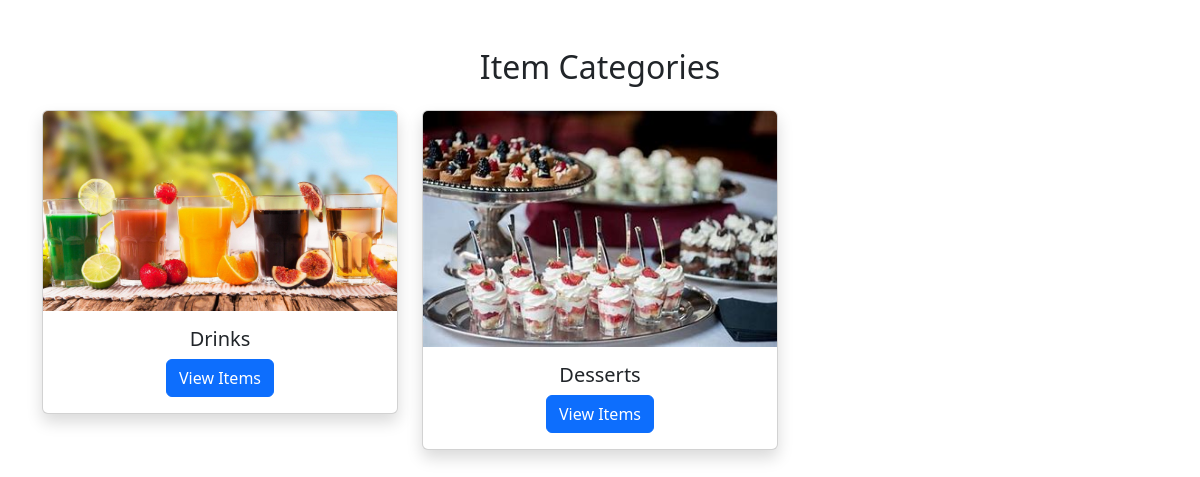
/categories/, run on an earlier commit of the app's database.
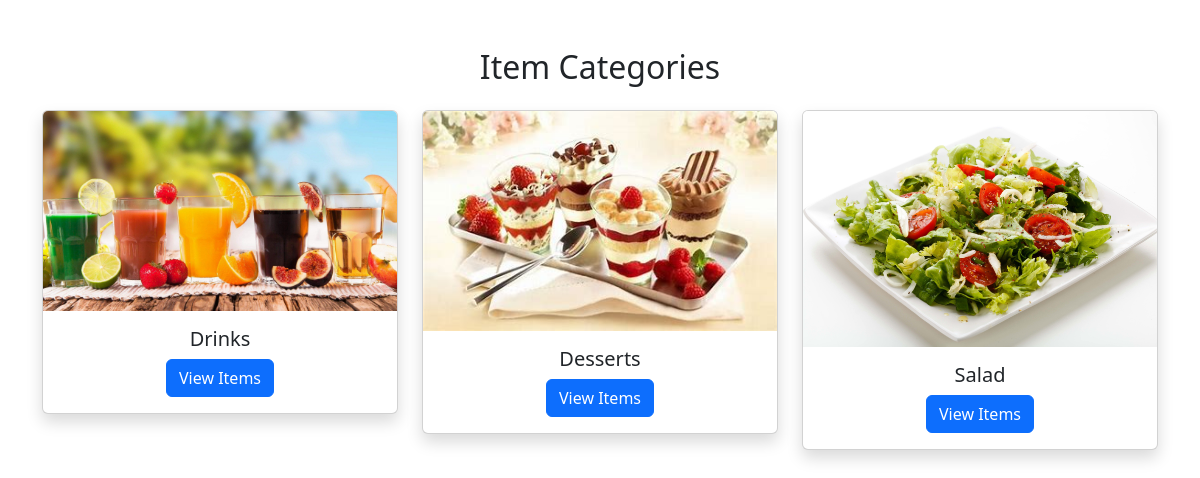
And on a later commit of the database.
### app/models.py (models this page shows, shortened)
class ItemCategory(models.Model):
    img = models.FileField()
    name = models.CharField(max_length=100)
    price = models.DecimalField(max_digits=10, decimal_places=2)

### app/views.py (the view)
# urls.py: path('categories/',views.categories, name='categories'),
def categories(request):
    categories = ItemCategory.objects.all()
    return render(request, 'user/item_categories.html', {'categories': categories})

### templates/user/item_categories.html (shortened to what this page needs)
<!DOCTYPE html>
<html lang="en">
<head>
    <link href="https://cdn.jsdelivr.net/npm/bootstrap@5.3.0/dist/css/bootstrap.min.css" rel="stylesheet">
</head>
<body>
<div class="container mt-5">
    <h2 class="text-center mb-4">Item Categories</h2>
    <div class="row">
        {% for category in categories %}
        <div class="col-md-4 mb-4">
            <div class="card shadow category-card">
                <img src="{{ category.img.url }}" class="card-img-top" alt="{{ category.name }}">
                <div class="card-body text-center">
                    <h5 class="card-title">{{ category.name }}</h5>
                    <a href="{% url 'items' category.id %}" class="btn btn-primary">View Items</a>
                </div>
            </div>
        </div>
        {% endfor %}
    </div>
</div>
</body>
</html>

What changed in the data, as far as the page shows it:
changed ItemCategory "Desserts": img: a different picture
added ItemCategory: img (picture), name "Salad"
